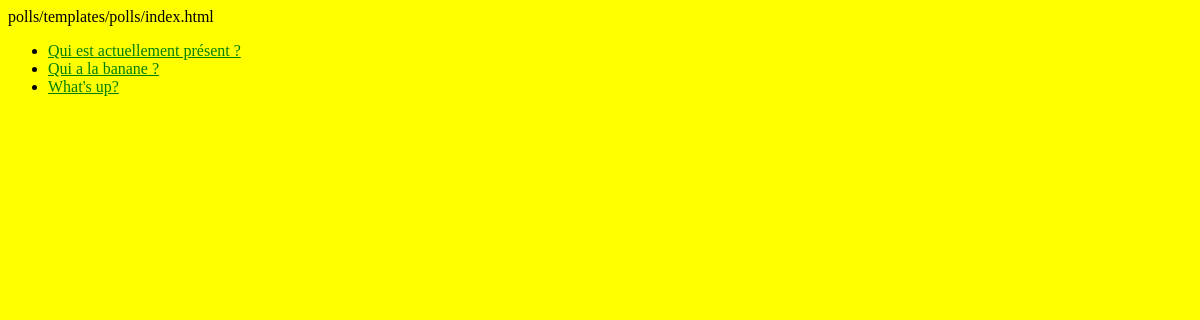
/polls/, run on an earlier commit of the app's database.
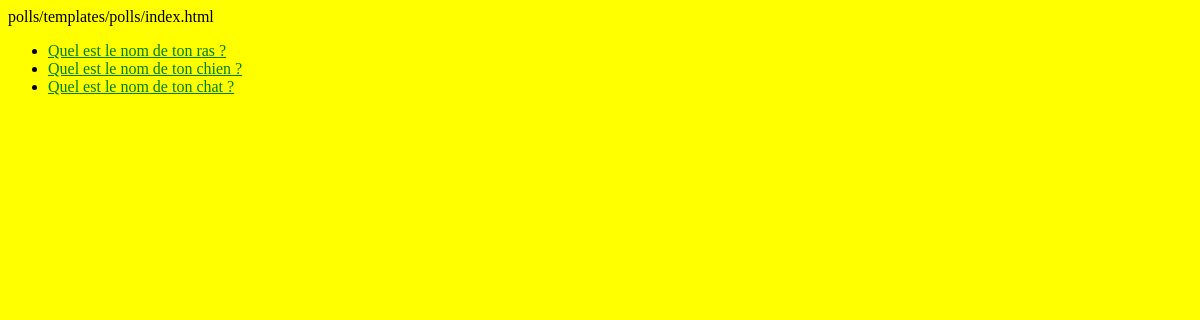
And on a later commit of the database.
### polls/models.py (models this page shows, shortened)
class Question(models.Model):
    question_text = models.CharField(max_length=200)
    pub_date = models.DateTimeField("date published")
    place_holder_3 = models.CharField(max_length=200, null=True, blank=True)

### polls/views.py (the view)
# urls.py: path("", views.IndexView.as_view(), name="index"),
class IndexView(generic.ListView):
    template_name = "polls/index.html"
    context_object_name = "latest_question_list"
    def get_queryset(self):
        return Question.objects.filter(pub_date__lte=timezone.now()).order_by("-pub_date")[:5]

### polls/templates/polls/index.html (shortened to what this page needs)
<!DOCTYPE html>
    <html lang="en">
        <head>
            {% load static %}
            <link rel="stylesheet" href="{% static 'polls/style.css' %}">
        </head>
        <body>
            {% if latest_question_list %}
                <ul>
                    {% for question in latest_question_list %}
                    <li><a href="{% url 'polls:detail' question.id %}">{{ question.question_text }}</a></li>
                    {% endfor %}
                </ul>
                {% else %}
                    <p>No polls are available.</p>
                {% endif %}
        </body>
    </html>

What changed in the data, as far as the page shows it:
removed Question: question_text "Qui a la banane ?"
removed Question: question_text "What's up?"
added Question: question_text "Quel est le nom de ton ras ?"
changed Question: question_text "Qui est actuellement présent ?" → "Quel est le nom de ton chien ?"
added Question: question_text "Quel est le nom de ton chat ?"
